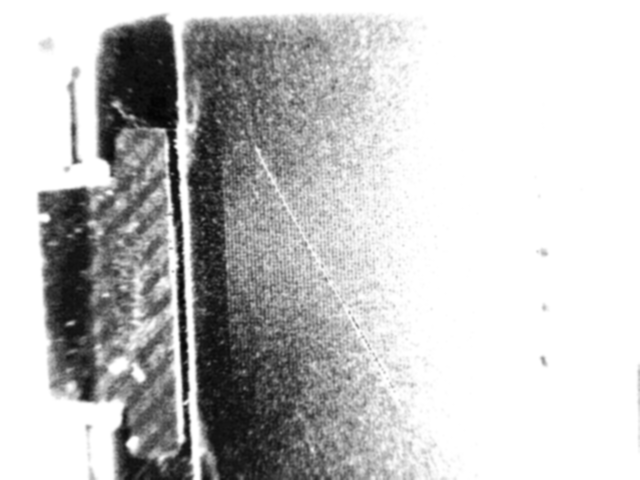
#> input picture dataset/all_defect/-5_degree_defect/apply_all_-5_degree_defect_0.png, 640 x 480 px; its folder holds 2 pictures in this run
$ python preprocess_all.py --dir_path ../dataset/all_defect --export_path ../dataset/all_defect/-5_degree_defect
#> lines starting #> are read from the running program, lines starting #| are printed output that depends on the picture
import cv2
from PIL import Image
from matplotlib import pyplot as plt
import numpy as np
from IPython.display import display
import os
import argparse
import math


my_parser = argparse.ArgumentParser()
my_parser.add_argument('--dir_path', action='store', type=str, required=True)
my_parser.add_argument('--export_path', action='store', type=str, required=True)

args = my_parser.parse_args()

list_class_dir =  os.listdir(args.dir_path)

for l_c_d in list_class_dir:
    if l_c_d == '.DS_Store':
            continue

    class_dir_path = os.path.join(args.dir_path, l_c_d)

    if not os.path.exists(os.path.join(args.export_path, l_c_d)):
        os.makedirs(os.path.join(args.export_path, l_c_d))

    image_number = 0

    for i_p in os.listdir(class_dir_path):
        if i_p =='.DS_Store':
            continue

        img_path = os.path.join(class_dir_path, i_p)
        print("processing: ", img_path)
        img = cv2.imread(img_path)
#> img is the input picture: shape (480, 640, 3); min 3, max 255, mean 195.9
        gray = cv2.cvtColor(img, cv2.COLOR_BGR2GRAY)
        equ = cv2.equalizeHist(gray)
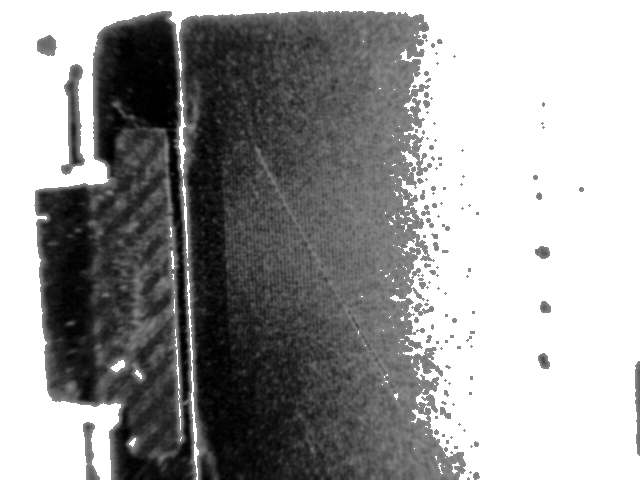
#> equ: shape (480, 640); min 0, max 255, mean 154.8
        # compute gamma = log(mid*255)/log(mean)
        mid = 0.5
        mean = np.mean(gray)
#> mean = 195.9
        gamma = math.log(mid*255)/math.log(mean)
#> gamma = 0.919
        img_gamma1 = np.power(equ, gamma).clip(0,255).astype(np.uint8)
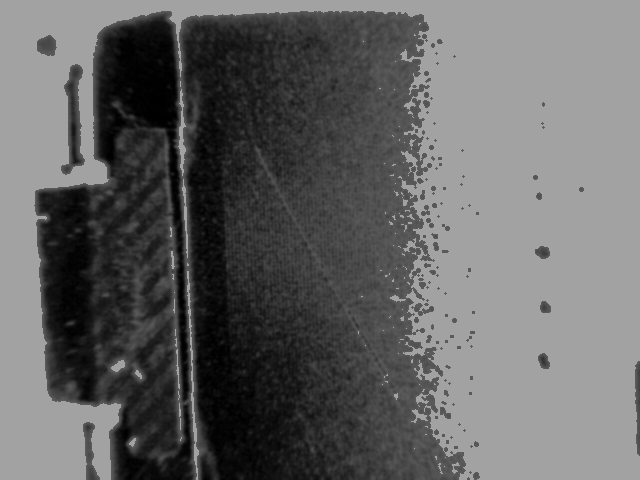
#> img_gamma1: shape (480, 640); min 0, max 162, mean 100.4
        blur = cv2.GaussianBlur(img_gamma1, (5, 5), 0)
        apply_all = blur

        apply_all_dir_path = os.path.join(args.export_path, l_c_d, "apply_all_{l_c_d}_{image_number}.png".format(l_c_d=l_c_d, image_number=image_number))
        print("export: ", apply_all_dir_path)
        cv2.imwrite(apply_all_dir_path, apply_all)
        image_number += 1

$ run again, on dataset/all_defect/-5_degree_defect/apply_all_-5_degree_defect_4.png
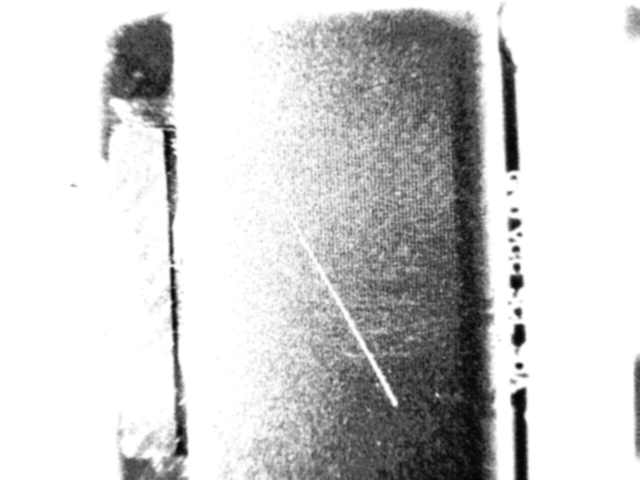
#> input picture dataset/all_defect/-5_degree_defect/apply_all_-5_degree_defect_4.png, 640 x 480 px
#> img is the input picture: shape (480, 640, 3); min 4, max 255, mean 207
#> `equ = cv2.equalizeHist(gray)`:
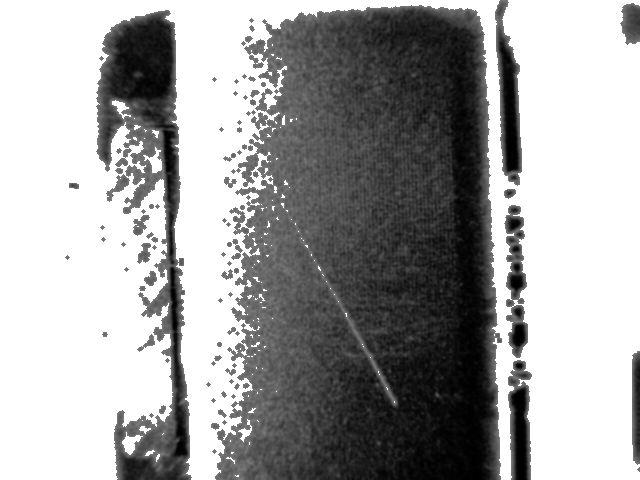
#> equ: shape (480, 640); min 0, max 255, mean 162.9
#> mean = 207
#> gamma = 0.909
#> `img_gamma1 = np.power(equ, gamma).clip(0,255).astype(np.uint8)`:
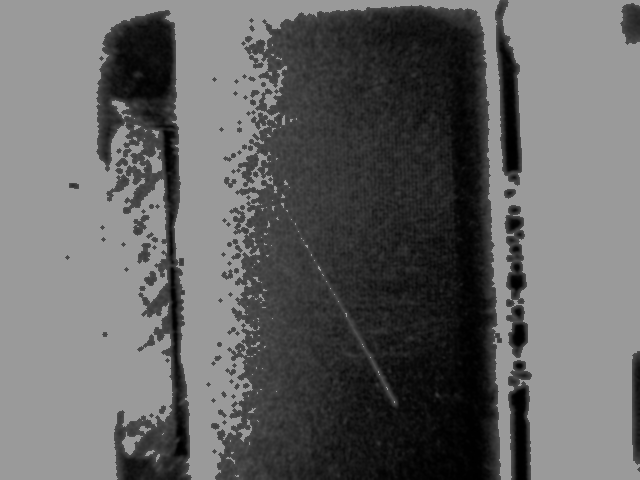
#> img_gamma1: shape (480, 640); min 0, max 154, mean 100.3

$ run again, on dataset/all_defect/-5_degree_defect/apply_all_-5_degree_defect_11.png
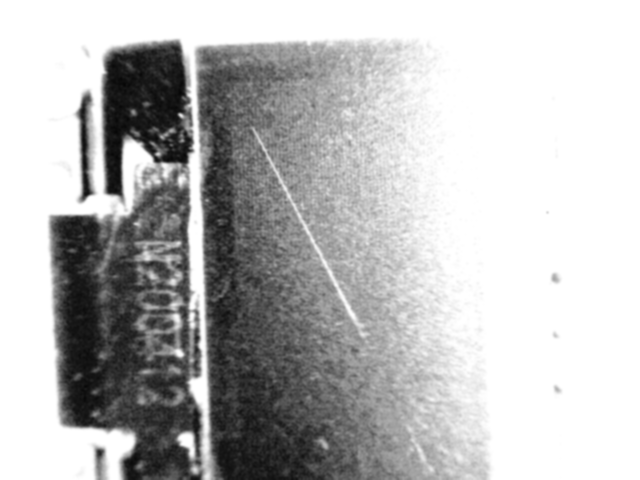
#> input picture dataset/all_defect/-5_degree_defect/apply_all_-5_degree_defect_11.png, 640 x 480 px
#> img is the input picture: shape (480, 640, 3); min 6, max 255, mean 187
#> `equ = cv2.equalizeHist(gray)`:
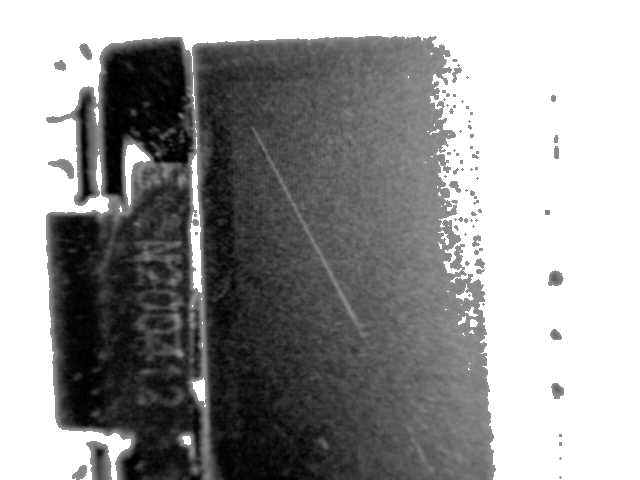
#> equ: shape (480, 640); min 0, max 255, mean 151.7
#> mean = 187
#> gamma = 0.927
#> `img_gamma1 = np.power(equ, gamma).clip(0,255).astype(np.uint8)`:
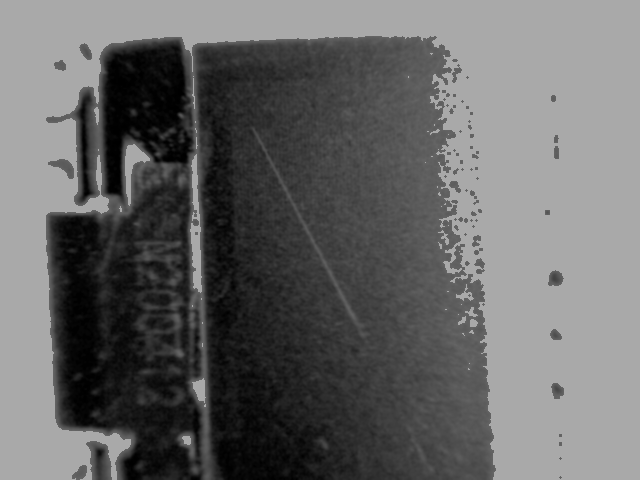
#> img_gamma1: shape (480, 640); min 0, max 169, mean 102.6
